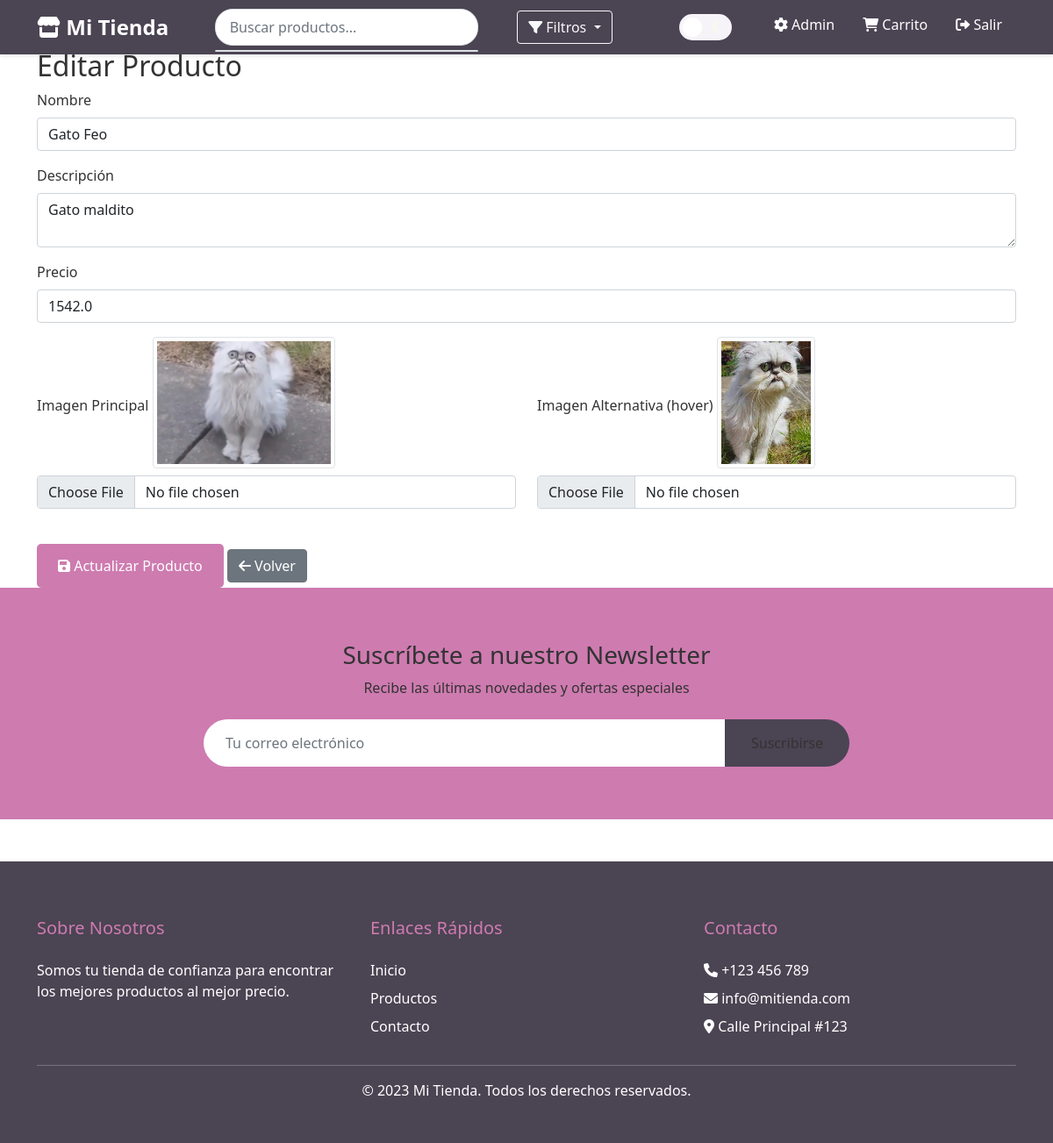
Page /edit_product/1 (signed in) on the committed database.
### models.py (models this page shows)
class Product(db.Model):
    __tablename__ = 'product'
    id = db.Column(db.Integer, primary_key=True)
    name = db.Column(db.String(100), nullable=False)
    price = db.Column(db.Float, nullable=False)
    description = db.Column(db.Text)
    specifications = db.Column(db.Text, nullable=True)  # Nueva columna
    additional_images = db.Column(db.Text, nullable=True)  # Nueva columna
    image = db.Column(db.String(255))
    image_hover = db.Column(db.String(255))
    cart_items = db.relationship('Cart', backref='product', lazy=True)

### app.py (the view, shortened to what this page needs)
@app.route('/edit_product/<int:id>', methods=['GET', 'POST'])
@login_required
def edit_product(id):
    product = Product.query.get_or_404(id)
    return render_template('add_product.html', product=product)

### app.py (called while the page is built)
def login_required(f):
    @wraps(f)
    def decorated_function(*args, **kwargs):
        if 'user_id' not in session:
            flash('Por favor inicia sesión para acceder a esta página')
            return redirect(url_for('login'))
        return f(*args, **kwargs)
    return decorated_function

### templates/add_product.html
{% extends 'base.html' %}
{% block content %}
<div class="container">
    <h2>{% if product %}Editar{% else %}Agregar{% endif %} Producto</h2>
    <form method="POST" enctype="multipart/form-data">
        <div class="mb-3">
            <label for="name" class="form-label">Nombre</label>
            <input type="text" class="form-control" id="name" name="name" value="{{ product.name if product else '' }}" required>
        </div>
        <div class="mb-3">
            <label for="description" class="form-label">Descripción</label>
            <textarea class="form-control" id="description" name="description">{{ product.description if product else '' }}</textarea>
        </div>
        <div class="mb-3">
            <label for="price" class="form-label">Precio</label>
            <input type="number" step="0.01" class="form-control" id="price" name="price" value="{{ product.price if product else '' }}" required>
        </div>
        <div class="row">
            <div class="col-md-6">
                <div class="mb-3">
                    <label for="image" class="form-label">Imagen Principal</label>
                    {% if product and product.image %}
                        <img src="{{ url_for('static', filename='uploads/' + product.image) }}" class="img-thumbnail mb-2" style="height: 150px;">
                    {% endif %}
                    <input type="file" class="form-control" id="image" name="image" accept="image/*" {% if not product %}required{% endif %}>
                </div>
            </div>
            <div class="col-md-6">
                <div class="mb-3">
                    <label for="image_hover" class="form-label">Imagen Alternativa (hover)</label>
                    {% if product and product.image_hover %}
                        <img src="{{ url_for('static', filename='uploads/' + product.image_hover) }}" class="img-thumbnail mb-2" style="height: 150px;">
                    {% endif %}
                    <input type="file" class="form-control" id="image_hover" name="image_hover" accept="image/*">
                </div>
            </div>
        </div>
        <div class="mt-4">
            <button type="submit" class="btn btn-primary">
                <i class="fas fa-save"></i>
                {% if product %}Actualizar{% else %}Agregar{% endif %} Producto
            </button>
            <a href="{{ url_for('admin') }}" class="btn btn-secondary">
                <i class="fas fa-arrow-left"></i> Volver
            </a>
        </div>
    </form>
</div>
{% endblock %}

### static/style.css (style rules this page uses)
:root { --primary-color: #ce7bb0; --secondary-color: #a267ac; --accent-color: #6867ac; --dark-color: #4b4453; --light-color: #f6f4f9; --text-color: #333333; --bg-color: #ffffff; --navbar-bg: #4b4453; --card-bg: #ffffff; --border-color: #dee2e6; --navbar-text: #ffffff; }
body { padding-top: 56px; font-family: 'Segoe UI', Tahoma, Geneva, Verdana, sans-serif; background-color: var(--bg-color); color: var(--text-color); transition: all 0.3s ease; }
.btn-primary { background-color: var(--primary-color); border: none; padding: 0.8rem 1.5rem; border-radius: 5px; font-weight: 500; transition: all 0.3s; }

### rows in the picture
Product: name "Gato Feo", description "Gato maldito", price "1542.0", image (picture), image_hover (picture)
